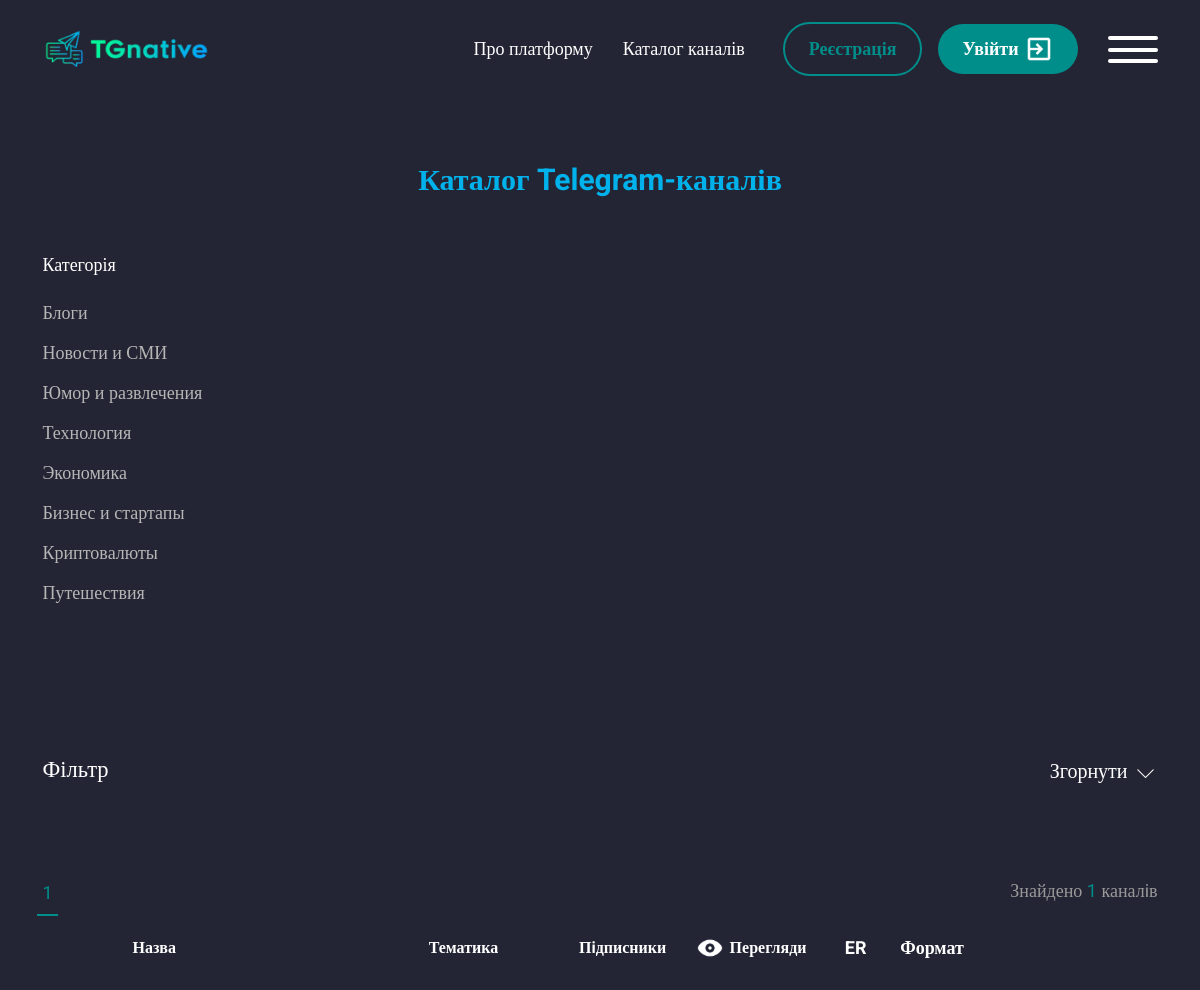
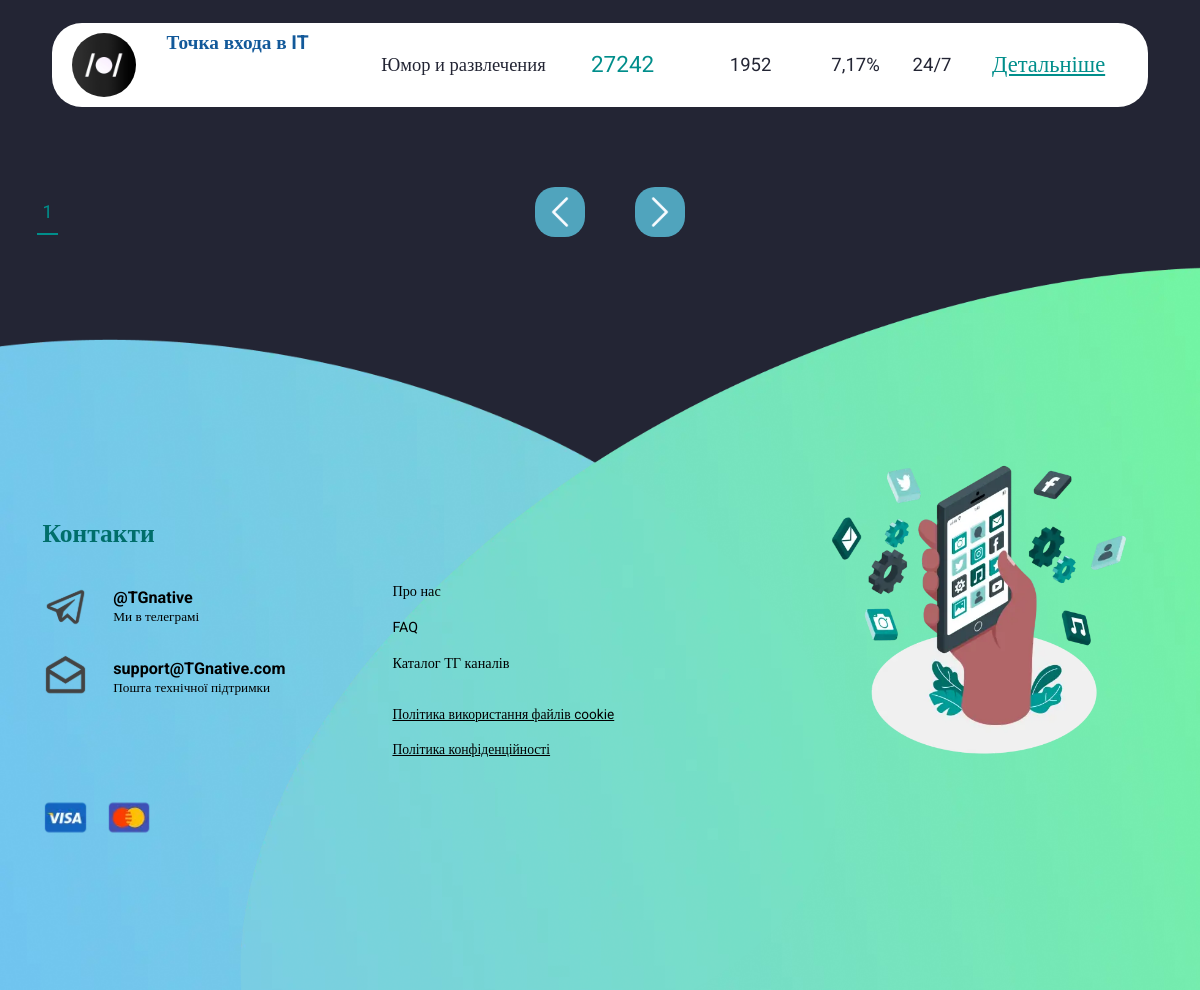
The page /category-list/ on the database its author committed (2 pictures, top to bottom).
### accounts/models.py (models this page shows, shortened)
class Category_chanels(models.Model):
    name=models.CharField(max_length=150)
    created_at=models.DateTimeField(auto_now_add=True)
    def __str__(self):
        return self.name

class Add_chanel(models.Model):
    username = models.ForeignKey(Profile, on_delete=models.CASCADE,related_name='profile')
    category=models.ForeignKey('Category_chanels',on_delete=models.CASCADE)
    chanel_link = models.CharField(max_length=150)
    description=models.TextField()

class Cost_Format(models.Model):
    add_chanel=models.ForeignKey(Add_chanel,on_delete=models.CASCADE,related_name='cost_formats')
    placement_format = models.CharField(max_length=100)
    cost_per_format = models.DecimalField(max_digits=10, decimal_places=2)

### API/models.py (models this page shows, shortened)
class Chanel(models.Model):
    chanel_link=models.CharField(max_length=150)
    name=models.CharField(max_length=150,verbose_name="Называние канала")
    pictures=models.ImageField(verbose_name='Лого')
    subscribers=models.IntegerField()
    views=models.IntegerField()
    created_at=models.DateTimeField(auto_now_add=True)
    last_update=models.DateTimeField(auto_now=True)
    add_chanel =models.ForeignKey(Add_chanel, on_delete=models.CASCADE)
    username=models.CharField(max_length=140)
    daily_subscribers=models.IntegerField(default=0, blank=True, null=True)
    weekly_subscribers=models.IntegerField(default=0, blank=True, null=True)
    weekly_monthy = models.IntegerField(default=0, blank=True, null=True)
    class Meta:
        verbose_name="Канал"
        verbose_name_plural="Канал"
        ordering=['-subscribers']

### accounts/views.py (the view)
# urls.py: path('category-list/',views.CategoryChanelPage.as_view(),name='category-list'),
class CategoryChanelPage(ListView):
    template_name = 'category.html'
    model = Chanel
    paginate_by = 6
    login_url = reverse_lazy('login')
    def get_queryset(self):
        search_query = self.request.GET.get('chanel_link')
        select_category = self.request.GET.get('selected_category')
        chanel_name = self.request.GET.get('chanel_name')
        views_from=self.request.GET.get('views_from')
        views_to=self.request.GET.get('views_to')
        subscribers_from=self.request.GET.get('subscribers_from')
        subscribers_to=self.request.GET.get('subscribers_to')
        cost_from=self.request.GET.get('price_from')
        cost_to = self.request.GET.get('price_to')
        description=self.request.GET.get('search_desc')
        queryset = Chanel.objects.exclude(pictures='')
        if search_query:
            queryset = queryset.filter(chanel_link__icontains=search_query)
        if select_category:
            queryset = queryset.filter(add_chanel__category__name=select_category)
        if chanel_name:
            queryset = queryset.filter(name__icontains=chanel_name)
        if description:
            queryset=queryset.filter(add_chanel__description__icontains=description)
        if views_from and views_to :
            queryset=queryset.filter(views__range=[views_from, views_to])
        if subscribers_from and subscribers_to :
            queryset=queryset.filter(subscribers__range=[subscribers_from, subscribers_to])
        if cost_from and cost_to :
            queryset = queryset.filter(add_chanel__cost_formats__cost_per_format__range=[cost_from, cost_to])
        return queryset
    def get_context_data(self, *, object_list=None, **kwargs):
        context = super().get_context_data(**kwargs)
        context['lists'] = self.get_queryset().count()
        context['count'] = Chanel.objects.select_related('add_chanel').prefetch_related('add_chanel__cost_formats')
        context['category'] = Category_chanels.objects.all()
        return context

### accounts/context_processors.py (called while the page is built, shortened)
def user_authenticated(request):
    user_authenticated_data = {'user_authenticated': request.user.is_authenticated}
    return user_authenticated_data

### accounts/templates/category.html (shortened to what this page needs)
{% extends 'base.html' %}
{% load mathfilters %}
{% load static %}
    {% block content %}
    <main class="page">
			<section class="catalog-mainscreen">
				<div class="catalog-mainscreen__container container">
					<h1 class="title title_center">Каталог Telegram-каналів</h1>
					<div class="catalog-mainscreen__cat">
										<div class="label-white">Категорія</div>
										<div class="catalog-mainscreen__cat-lists">
                                                    {% for item in category %}
                                            {% if forloop.counter0|divisibleby:8 %}
                                                <ul class="catalog-mainscreen__cat-list">
                                            {% endif %}
                                              <li class="catalog-mainscreen__cat-item">
												   {% if request.GET.selected_category == item.name %}
												   <a href="{% url 'category-list' %}"> <button class="catalog-mainscreen__cat-btn _active" type="button">{{ item.name }}</button></a>
												  {% else %}
												  <a href="?selected_category={{item.name}}"> <button class="catalog-mainscreen__cat-btn" type="button">{{ item.name }}</button></a>
												  {% endif %}
												</li>
                                            {% if forloop.last %}
                                                </ul>
                                            {% endif %}
                                        {% endfor %}
										</div>
									</div>
					<div data-spollers class="spollers">
						<div class="spollers__item">
							<button type="button" data-spoller class="spollers__title">
								<span class="label-white label-white_s24">
									Фільтр
								</span>
								<span class="label-white label-white_s20">
									Згорнути
									<img class="arrow" src="{% static 'img/icons/arrow-down.svg' %}" alt="">
								</span>
							</button>
						</div>
					</div>
				</div>
			</section>
			<section class="search-channels">
				<div class="search-channels__container">
					<div class="search-channels__head">
						<div class="search-channels__tabs-head">
							<div class="search-channels__nums tabs-navigation">
								{% for p in page_obj.paginator.page_range %}
								 {% if page_obj.number == p %}
								<a href="?page={{ p }}">
								<button class="search-channels__num tabs-navigation__title _tab-active" type="button">{{p}}</button>
								</a>
								{% else %}
								<a href="?page={{ p }}">
								<button class="search-channels__num tabs-navigation__title" type="button">{{p}}</button>
								</a>
								{% endif %}
								{% endfor %}
							</div>
							<div class="search-channels__head-text">
								Знайдено <span>{{ lists }}</span> каналiв
							</div>
						</div>
					</div>
					<div class="table-wrap">
						<table class="table table_w">
							<thead>
								<tr>
									<th scope="col">
										<div class="label-white label-white_s16">Назва</div>
									</th>
									<th scope="col">
										<div class="label-white label-white_s16">Тематика</div>
									</th>
									<th>
										<div class="label-white label-white_s16">Пiдписники</div>
									</th>
									<th>
										<div class="d-flex">
											<img src="{% static 'img/icons/eye.svg' %}" alt="">
											<div class="label-white label-white_s16">Перегляди</div>
										</div>
									</th>
									<th>
										ER
									</th>
									<th>
										Формат
									</th>
									<th>
									</th>
								</tr>
							</thead>
							<tbody>
							 {% for item in object_list  %}
               				 {% with last_cost_format=item.add_chanel.cost_formats.last %}
							 {% with er=item.views|div:item.subscribers|mul:100 %}
								<tr>
									<td class="table-row" scope="row">
										<div class="table-row__head">
											<a href="#" target="_blank" class="table-row__img">
												<picture><source srcset="/{{ item.pictures }}" type="image/webp"><img class="img-fluid" src="/{{ item.pictures }}" alt=""></picture>
											</a>
											<div class="table-row__content">
												<div class="table-row__content">
													<a href="{% url 'page' item.pk %}" target="_blank" class="label-dark-blue label-dark-blue_s20 hhv-green">{{item.name}}</a>
												</div>
											</div>
										</div>
									</td>
									<td class="table-row">
										<div class="label-dark label-dark_s20">{{item.add_chanel.category}}</div>
									</td>
									<td class="table-row">
										<div class="label-dark-green label-dark-green_s24">{{item.subscribers}}</div>
									</td>
									<td class="table-row">
										<div class="label-dark label-dark_s20">{{item.views}}</div>
									</td>
									<td class="table-row">
										<div class="label-dark label-dark_s20">{{er|floatformat:2 }}%</div>
									</td>
									<td class="table-row">
										<div class="label-dark label-dark_s20">{{last_cost_format.placement_format}}</div>
									</td>
									<td class="table-row">
										<a href="{% url 'page' item.pk %}" target="_blank" class="label-dark-green hhv-blue label-underline label-dark-green_s24" type="button">Детальніше</a>
									</td>
								</tr>
							 {% endwith %}
               				 {% endwith %}
							 {% endfor %}
							</tbody>
						</table>
					</div>
					<div class="search-channels__bottom">
						<div class="search-channels__nums tabs-navigation">
							{% for p in page_obj.paginator.page_range %}
								 {% if page_obj.number == p %}
								<a href="?page={{ p }}">
								<button class="search-channels__num tabs-navigation__title _tab-active" type="button">{{p}}</button>
								</a>
								{% else %}
								<a href="?page={{ p }}">
								<button class="search-channels__num tabs-navigation__title" type="button">{{p}}</button>
								</a>
								{% endif %}
								{% endfor %}
						</div>
						<div class="search-channels__arrows">
							 {% if page_obj.has_previous %}
							<a href="?page={{page_obj.previous_page_number}}" class="search-channels__arrow search-channels__arrow_left" >
								<img class="img-fluid" src="{% static 'img/icons/arrow-left.svg' %}" alt="">
							</a>
							{% else %}
							<a  href="?page={{page_obj.number}}" class="search-channels__arrow search-channels__arrow_left" >
								<img class="img-fluid" src="{% static 'img/icons/arrow-left.svg' %}" alt="">
							</a>
							{% endif %}
							 {% if page_obj.has_next %}
							<a href="?page={{ page_obj.next_page_number }}" class="search-channels__arrow search-channels__arrow_right" >
								<img class="img-fluid" src="{% static 'img/icons/arrow-left.svg' %}" alt="">
							</a>
							{% else %}
							<a href="?page={{ page_obj.number }}" class="search-channels__arrow search-channels__arrow_right" >
								<img class="img-fluid" src="{% static 'img/icons/arrow-left.svg' %}" alt="">
							</a>
							{% endif %}
						</div>
					</div>
				</div>
			</section>
		</main>
{% endblock %}

### rows shown on the page
Category_chanels: name "Блоги"
Category_chanels: name "Новости и СМИ"
Category_chanels: name "Юмор и развлечения"
Category_chanels: name "Технология"
Category_chanels: name "Экономика"
Category_chanels: name "Бизнес и стартапы"
Category_chanels: name "Криптовалюты"
Category_chanels: name "Путешествия"
Chanel: pictures (picture), name "Точка входа в IT", add_chanel.category "Юмор и развлечения", subscribers "27242", views "1952", value "7,17", add_chanel.cost_formats.last.placement_format "24/7"

### other values the page prints
{{ p }} "1"
{{ lists }} "1"
